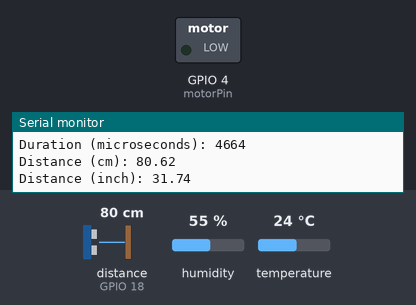
This sketch was run on a simulated ESP32. Shown: switched loads named in the sketch (green lamp = pin HIGH), the last lines printed to the serial monitor. Wiring (inferred from the names in the program): ultrasonic range finder: trigger GPIO 5; echo GPIO 18. The inputs (shaded band) are chosen by the test bench; at power-on: distance to the obstacle (sensor on GPIO 18) 80 cm, humidity 55 %, temperature 24 °C. The echo pulse lasts 58.3 µs per cm; WiFi joins after 1.5 s; servers stay silent unless stated; uploads are accepted with an empty reply; pins used as bus, display or sensor lines are not drawn.

Above: at 3.1 s.
3.2 s: distance to the obstacle (sensor on GPIO 18) set to 35 cm
7.4 s: distance to the obstacle (sensor on GPIO 18) set to 29 cm
At 9.9 s:
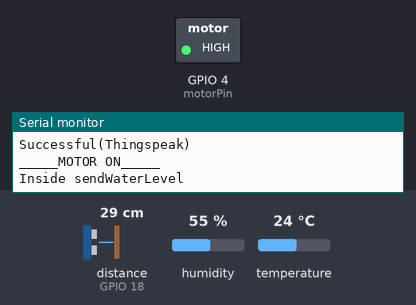
11.6 s: distance to the obstacle (sensor on GPIO 18) set to 9 cm
18.1 s: distance to the obstacle (sensor on GPIO 18) set to 6 cm
At 21.5 s:
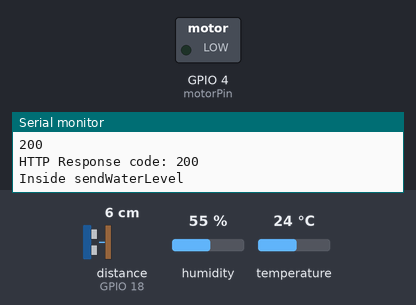
Timing chart, 0 to 23.0 s (numbered marks = the images above; inputs shaded):
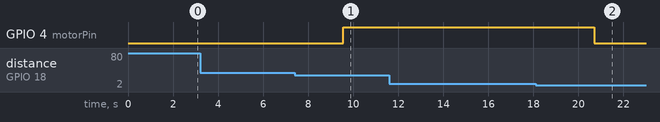

The sketch:

ESW_pump.ino
```cpp
#include<WiFi.h>
#include "ThingSpeak.h"
#include "DHT.h"
#include<HTTPClient.h>

#define DHTPIN 13
#define DHTTYPE DHT22   // DHT 22  (AM2302), AM2321

DHT dht(DHTPIN, DHTTYPE);

const int trigPin = 5;
const int echoPin = 18;
int motorPin = 4;

int prevVal = 0;
String prevMS = "0";

//define sound speed in m/s
double SOUND_SPEED = 331.30;
#define CM_TO_INCH 0.393701

long duration;
float distanceCm;
float distanceInch;

float maxDistance = 31;

float prevDist = 0;
String motorState = "0";//OFF
int num = 0;
int cont_val=0;
int half = 62;

const char* ssid = "ACT101400491366";   // your network SSID (name)
const char* password = "71249390";   // your network password
const char* serverNameMotor = "https://esw-onem2m.iiit.ac.in/~/in-cse/in-name/Team-8/Node-1/MOTOR";
const char* serverNameWater = "https://esw-onem2m.iiit.ac.in/~/in-cse/in-name/Team-8/Node-1/WATER";
WiFiClient  client;

unsigned long myChannelNumber = 1558057;
const char * myWriteAPIKey = "5XU13ZGPDRCO7FDN";

String Time="";
void get_time()
{
  String serverName = "http://192.168.0.114:7777/time/";
  HTTPClient http;
  http.begin(serverName.c_str());
  int httpResponseCode = http.GET();
  if (httpResponseCode>0) {
  Time = http.getString();
  }
  else{
  Serial.print("Error code: ");
  Serial.println(httpResponseCode);
  }
}


int total_no_of_readings = 0;
int no_of_defective_readings = 0;

int no_dht = 0;
//encryption
char* encrypt(char str[])
{
  for(int i = 0;str[i] != '\0'; i++)
        str[i] = str[i] + 3; //the key for encryption is 3 that is added to ASCII value
    return str;
}
//om2m
//dataType = 0 for motor, 1 for water
void sendWaterLevel(String Data, int dataType ) {
  if(WiFi.status()== WL_CONNECTED){
      WiFiClient client;
      HTTPClient http;
      if(dataType ==0)
      {
        http.begin(serverNameMotor);
      }
      else
        http.begin(serverNameWater);

      http.addHeader("X-M2M-Origin", "tcE3GU43k4:1EBs54XHBk");
      http.addHeader("Content-Type", "application/json;ty=4");
      http.addHeader("Content-Length", "100");
      http.addHeader("Connection", "close");
      Serial.println("Inside sendWaterLevel");
      get_time();
      Serial.println(Time);
      int code = http.POST("{\"m2m:cin\": {\"con\":\"[" + Data + ","+ Time+"]\"}}");
      http.end();
      Serial.println(code);
      if(code==-1){
        Serial.println("UNABLE TO CONNECT TO THE SERVER");
      }
      Serial.print("HTTP Response code: ");
      Serial.println(code);

//      if(code!-201)
//      {
//        //that api
//        //send data to local db
//        int code = http.POST("{\"m2m:cin\": {\"con\":\"[" + Data + ","+ Time+"]\"}}");
//
//      }
//      // Free resources
//      http.end();
    }
    else {
      Serial.println("WiFi Disconnected");
    }

}

void setup() {
  Serial.begin(115200); // Starts the serial communication

  pinMode(trigPin, OUTPUT); // Sets the trigPin as an Output
  pinMode(echoPin, INPUT); // Sets the echoPin as an Input
  pinMode(motorPin, OUTPUT);

  WiFi.mode(WIFI_STA);
  ThingSpeak.begin(client);
  WiFi.begin(ssid, password);
  Serial.println("Connecting");
  while(WiFi.status() != WL_CONNECTED) {
    delay(500);
    Serial.print(".");
  }
  Serial.println("");
  Serial.print("Connected to WiFi network with IP Address: ");
  Serial.println(WiFi.localIP());

  dht.begin();
  sendWaterLevel("0",0); //Motor is off to begin with
}

void loop() {
  SOUND_SPEED = 331.30;
//  if(WiFi.status() != WL_CONNECTED){
//    Serial.println("Attempting to connect");
//    while(WiFi.status() != WL_CONNECTED){
//      WiFi.begin(ssid, password);
//      delay(5000);
//    }
//    Serial.println("\nConnected.");
//  }

  //Temperature based error handling
  float h = dht.readHumidity();
  delay(500);
  double t = dht.readTemperature();
  delay(500);
  float f = dht.readTemperature(true);
  if (isnan(h) || isnan(t) || isnan(f)) {
    Serial.println("Failed to read from DHT sensor!");
    no_dht++;
    SOUND_SPEED = 346.00;
  }
  else
  {
    SOUND_SPEED += 0.6*t;
    Serial.print("sound_speed (m/s): ");
    Serial.println(SOUND_SPEED);
    Serial.print("temperature (C): ");
    Serial.println(t);
   }

  // Clears the trigPin
  digitalWrite(trigPin, LOW);
  delayMicroseconds(2);
  // Sets the trigPin on HIGH state for 10 micro seconds
  digitalWrite(trigPin, HIGH);
  delayMicroseconds(10);
  digitalWrite(trigPin, LOW);

  // Reads the echoPin, returns the sound wave travel time in microseconds
  duration = pulseIn(echoPin, HIGH);

  // Calculate the distance
  distanceCm = duration * SOUND_SPEED/2;

//  Serial.print("SOUND_SPEED/2: ");
//  Serial.println(SOUND_SPEED/2);
  Serial.print("Duration (microseconds): ");
  Serial.println(duration);
  Serial.print("\n");

  distanceCm = distanceCm/10000;

  // Convert to inches
  distanceInch = distanceCm * CM_TO_INCH;

  // Prints the distance in the Serial Monitor
  Serial.print("Distance (cm): ");
  Serial.println(distanceCm);
  Serial.print("Distance (inch): ");
  Serial.println(distanceInch);
  Serial.print("\n");
  int isDefective =  0;
  //checking readings
  if(duration == 0)
  {
    no_of_defective_readings++;
    isDefective = 1;
  }
  if(distanceCm <= 5)
  {
    no_of_defective_readings++;
    isDefective = 1;
  }
  if(distanceCm >= 32)
  {
    no_of_defective_readings++;
    isDefective = 1;
  }

  total_no_of_readings++;
  if(isDefective ==0)
  {
    if(distanceCm <= 8)
    {
      if(prevDist <= 10)
      {
         digitalWrite(motorPin, LOW);

         motorState = "0";
      }
      else
      {
        no_of_defective_readings++;
        isDefective = 1;
      }

    }
    else if(distanceCm >=23)
    {
      digitalWrite(motorPin, HIGH);

      motorState = "1";
    }
  }
  prevDist = distanceCm;

  ThingSpeak.setField(2,distanceCm);
  int x = ThingSpeak.writeFields(myChannelNumber, myWriteAPIKey);
  if(x != 200 )
  {
      Serial.println("Problem!!(Thingspeak)");
  }
  else
  {
      Serial.println("Successful(Thingspeak)");


  }
  float error_hcsr04 = (float)no_of_defective_readings/(float)total_no_of_readings;
  float error_dht22 = (float)no_dht/(float)total_no_of_readings;

  //om2m

//  Serial.print("\nPercentage of error till now:\n");
//  Serial.print("HC-SR04: ");
//  Serial.println(error_hcsr04);
//  Serial.print("DHT22: ");
//  Serial.println(error_dht22);
  Serial.println("\n");
  if(motorState!="0")
   Serial.println("_____MOTOR ON_____");
  else
   Serial.println("_____MOTOR OFF_____");

float waterLevel;
float waterLevelData;
float finalVal;
  if(isDefective ==0)
  {
    waterLevel = maxDistance - distanceCm;
    waterLevelData = (waterLevel*100)/maxDistance;
  //  int med = waterLevelData*100;
    //finalVal = float(med/100);

    int checkVal;
    if(waterLevelData>prevVal)
      checkVal = waterLevelData-prevVal;
    else
      checkVal = prevVal - waterLevelData;
    if( checkVal >= 1 )
    {
      String numberString = String(waterLevelData);
      //sprintf(numberString, "%.2f", waterLevelData);
      sendWaterLevel(numberString,1);
    }


    if(cont_val-waterLevelData <= 2){
      num++;
    }
    else{
      cont_val = waterLevelData;
      num = 0;
    }
    if(num > 40){
      if(cont_val > half){
        digitalWrite(motorPin, LOW);
        motorState = "0";
      }
    }
    prevVal= waterLevelData;
    if(prevMS!=motorState)
      sendWaterLevel(motorState,0);
    prevMS = motorState;
  }
  Serial.print("\nPercentage of water level:");

  Serial.println(finalVal);
  Serial.println("\n___________________________________________________________________");
  Serial.println("\n");

  delay(2000);
}
```

Measured:
- the behaviour switches between 32 and 31 cm on distance to the obstacle (sensor on GPIO 18) (found by bisection; images 0 and 1)
- the behaviour switches between 8 and 7 cm on distance to the obstacle (sensor on GPIO 18) (found by bisection; images 1 and 2)
- after the input at 7.4 s, GPIO 4 (motorPin): LOW → HIGH after 2.2 s
- after the input at 18.1 s, GPIO 4 (motorPin): HIGH → LOW after 2.6 s
